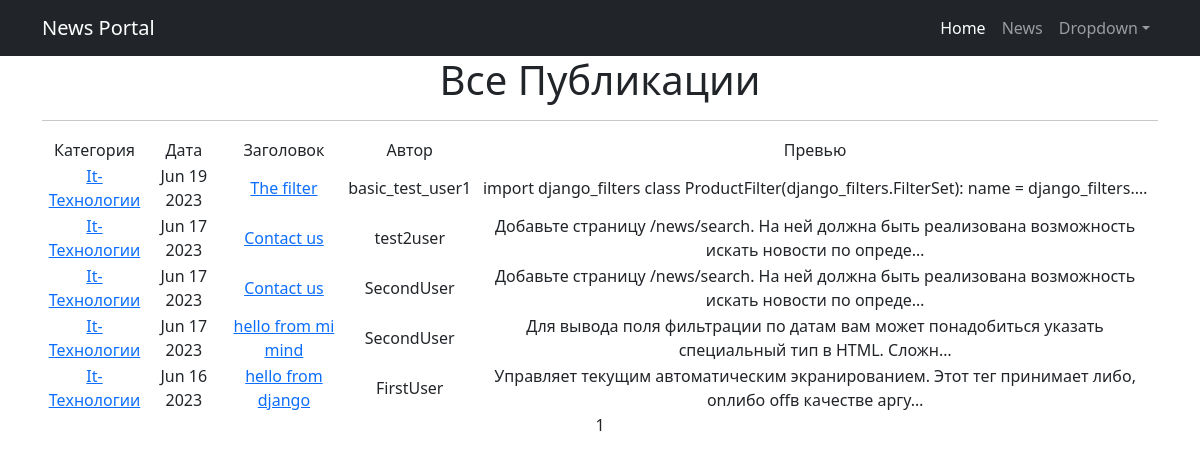
Page /News/categories/4 on the earlier database version.
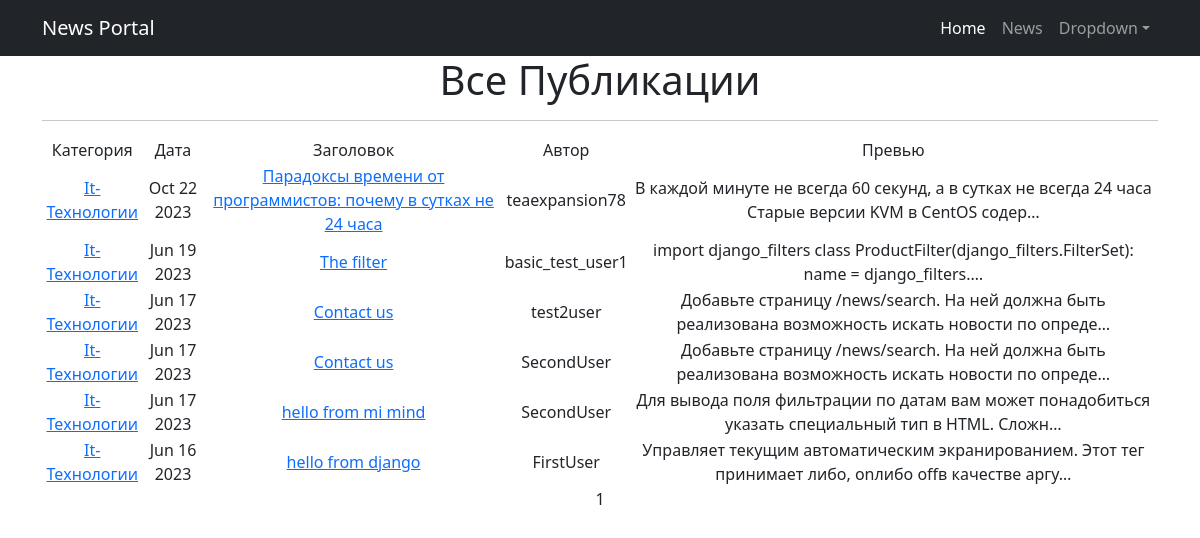
Same page on the later database version.
### NewsPortal/models.py (models this page shows, shortened)
class Category(models.Model):
    name = models.CharField(max_length=64, unique=True)  # название категории
    subscribers = models.ManyToManyField(User, related_name="categories", blank=True) # поле subscribers имеет связь ManyToMany
    def __str__(self):
        return self.name.title()

class Post(models.Model):
    POSITIONS = [
        ('New', 'Новость'),
        ('Art', 'Статья')
    ]
    author = models.ForeignKey(Author, on_delete=models.CASCADE)  # id создателя статьи/новости
    choi_public = models.CharField(max_length=3,
                                   choices=POSITIONS,
                                   default='Art')
    time_create = models.DateTimeField(auto_now_add=True)  # дата и время создания статьи/новости
    cat = models.ManyToManyField(Category, through=PostCategory)  # cat имеет связь с Category через PostCategory
    title = models.CharField(max_length=255)  # заголовок статьи/новости
    content = models.TextField(blank=True)  # содержание статьи/новости
    _rating = models.IntegerField(default=0, db_column='rating')  # рейтинг статьи/новости

class Author(models.Model):
    user = models.OneToOneField(User, on_delete=models.CASCADE)  # id пользователя (кто создатель)
    rating = models.IntegerField(default=0)  # рейтинг создателя
    def __str__(self):
        return self.user.username

### NewsPortal/views.py (the view)
# urls.py: path('categories/<int:pk>', CategoryListView.as_view(), name='category_list'),
class CategoryListView(ListView):  # вьюха для просмотра всех постов выбраной категории
    model = Post # на основе модели Post
    template_name = 'category_list.html' # указываем шаблон
    context_object_name = 'category_news_list' # обзываем контекст
    ordering = '-time_create'
    paginate_by = 10
    def get_queryset(self): # функция переопределения кверисета
        self.category = get_object_or_404(Category, id=self.kwargs['pk']) # получаем выбранную категорию
        queryset = Post.objects.filter(cat=self.category,).order_by('-time_create') # получаем все посты выбранной категории
        return queryset # возвращаем queryset
    def get_context_data(self, **kwargs): #
        context = super().get_context_data(**kwargs) #
        context['is_not_subsсriber'] = self.request.user not in self.category.subscribers.all() #
        context['category'] = self.category #
        return context #

### NewsPortal/templatetags/custom_filters.py (called while the page is built)
@register.filter()
def censor(value):
   n = 0
   try:
      inSwordList = value.split()
      for sword_ in inSwordList:
         if sword_.lower() in RestrSwords:
            inSwordList[n] = sword_.replace(sword_[1:], '*' * len(sword_[1:]))
         n += 1
   except Exception as e:
      return f'Объект не является строкой!:\n{e}'
   return ' '.join(inSwordList)

### templates/category_list.html (shortened to what this page needs)
{% extends 'flatpages/default.html' %}
{% block content %}
    <h1>Все Публикации</h1>
    <hr>
    {% if category_news_list %}
        <table>
            <tr>
                <td>Категория</td>
                <td>Дата</td>
                <td>Заголовок</td>
                <td>Автор</td>
                <td>Превью</td>
            </tr>
            {% for post in category_news_list %}
            <tr>
                <td>{% for category in post.cat.all %}
                    <a href="{% url 'category_list' category.id %}">{{ category }}</a>
                {% endfor %}</td>
                <td>{{ post.time_create|date:'M d Y' }}</td>
                <td>
                    <a href="{% url 'news_detail' post.id %}">{{ post.title|censor }}</a>
                </td>
                <td>{{ post.author }}</td>
                <td>{{ post.content|truncatechars:100|censor }}</td>
            </tr>
           {% endfor %}
        </table>
    {% else %}
        <h2>Новостей нет!</h2>
    {% endif %}
   {{ page_obj.number }}
{% endblock content %}

Differences in the rows shown:
added Post: time_create "Oct 22 2023", title|censor "Парадоксы времени от программистов: почему в сутках не 24 часа", author "teaexpansion78", content|censor "В каждой минуте не всегда 60 секунд, а в сутках не всегда 24 часа Старые версии KVM в CentOS содер…", Category (name "It-Технологии")
